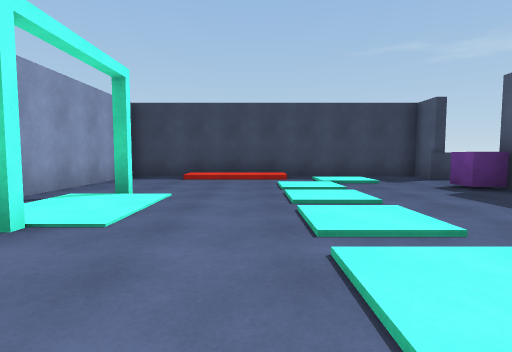
view 1 (above)

19 first-person views from a walk through a 3-D level made in the Unity game engine. The camera is 1.2 m above the floor, tilts 4° down and sees 80° across. The floor is counted in squares, 2 m on a side. Each view is taken from the middle of a square. On the plan, view 1 faces up. The plan holds only what a view shows up to about 9 squares ahead; the rest is blank. The player character is not drawn.

view 2
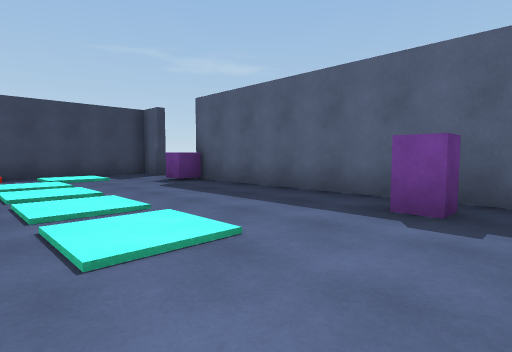

view 3
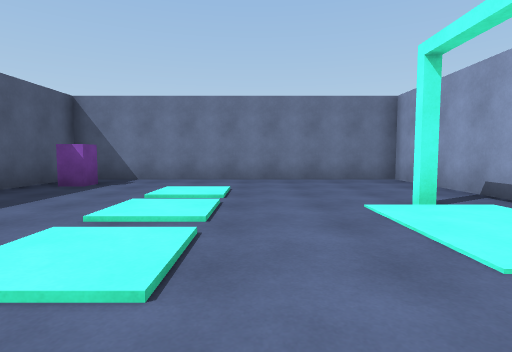

view 4
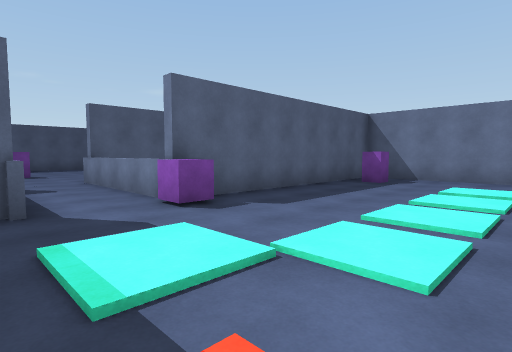

view 5
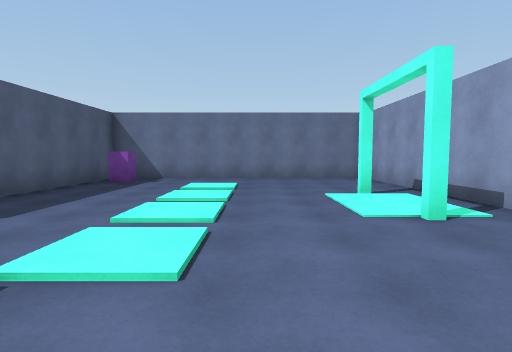

view 6
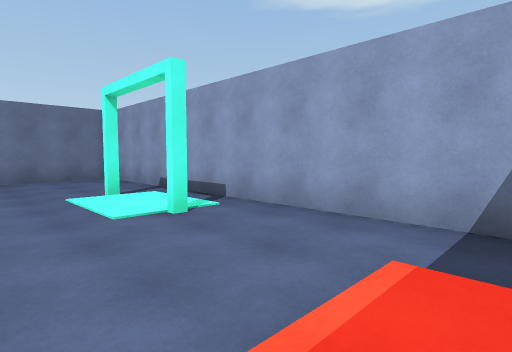

view 7
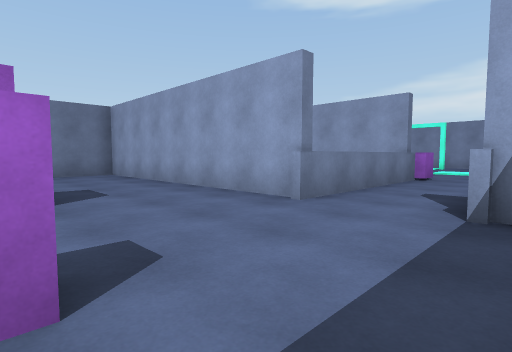

view 8
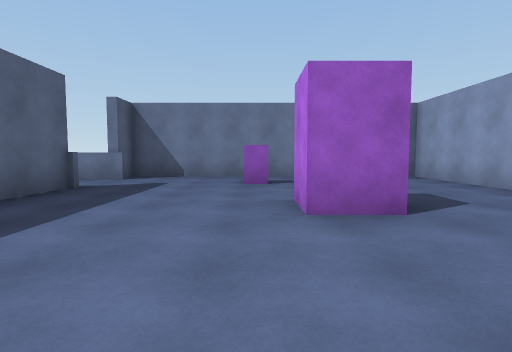

view 9
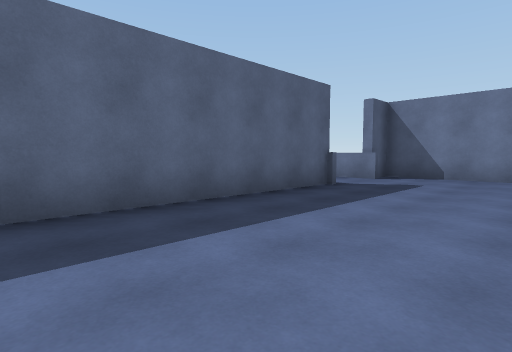

view 10
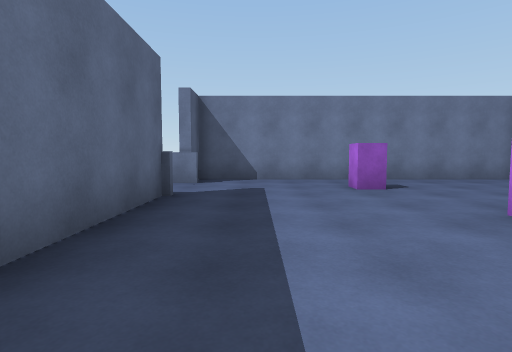

view 11
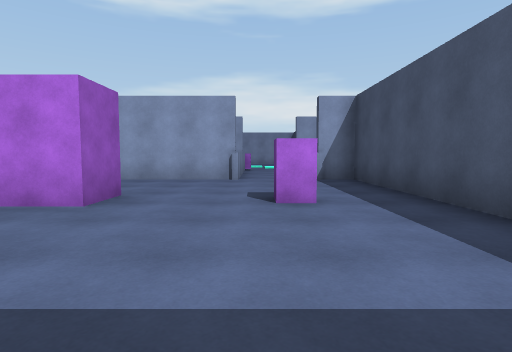

view 12
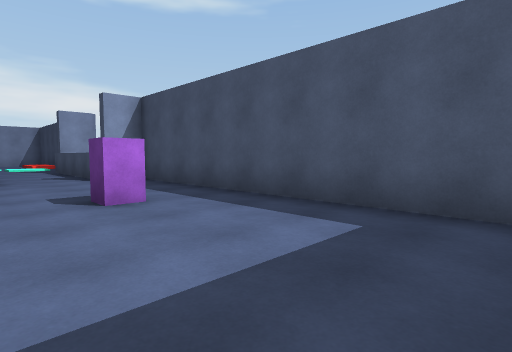

view 13
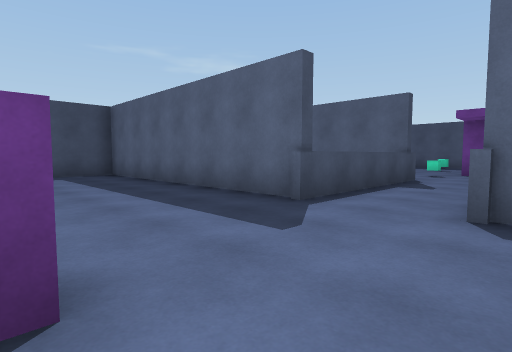

view 14
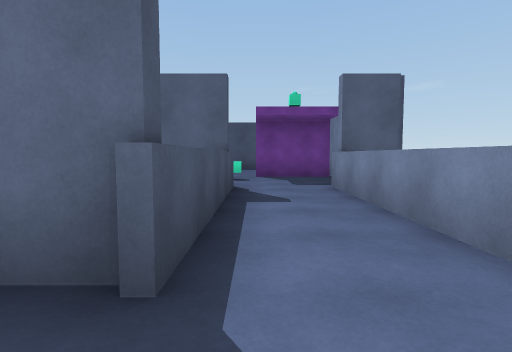

view 15
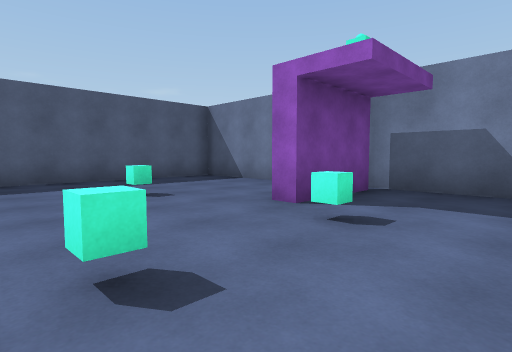

view 16
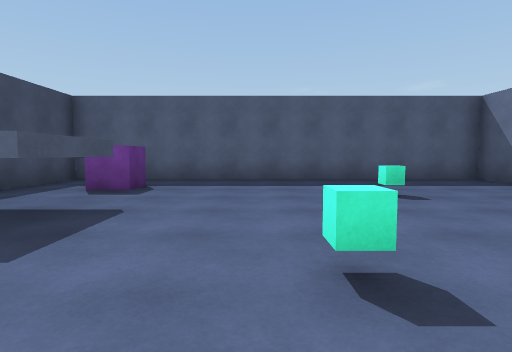

view 17
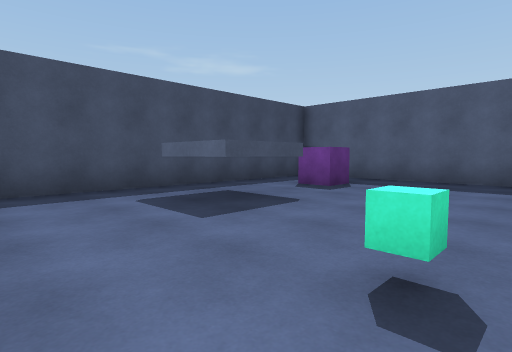

view 18
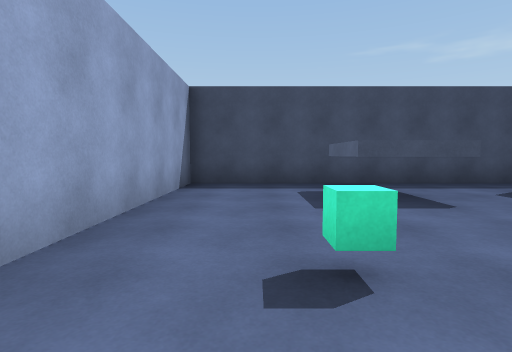

view 19
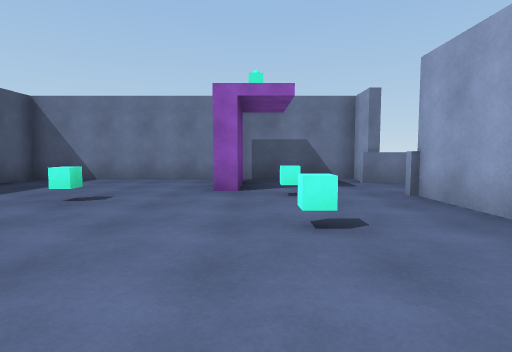

### Floor plan
Ten units are one square. View 1 is at (0, 0); x grows to the right and y downward. Boxes are objects, and circles mark ways between rooms. Rooms are numbered by the first view taken in them; rooms with no view inside come last. Other rooms are left out.
<svg viewBox="-39 -89 328 108">
<path fill="none" stroke="#000" d="M44 -56 86 -56M44 10 44 -44M86 -74 44 -74 44 -84 -34 -84 -34 14 40 14M86 -56 86 14 164 14 164 4 206 4 206 14 230 14M206 -14 164 -14 164 -84 86 -84 86 -74M233 11 233 -6M249 -57 233 -57 233 -72M230 14 284 14 284 -84 206 -84 206 -14"/>
<rect x="25" y="-5" width="10" height="10" fill="#bbb"><title>other object</title></rect>
<rect x="35" y="-55" width="10" height="10" fill="#bbb"><title>other object</title></rect>
<rect x="115" y="-45" width="10" height="20" fill="#bbb"><title>other object</title></rect>
<rect x="115" y="-65" width="10" height="10" fill="#bbb"><title>other object</title></rect>
<rect x="125" y="-5" width="10" height="10" fill="#bbb"><title>other object</title></rect>
<rect x="225" y="-15" width="10" height="10" fill="#bbb"><title>other object</title></rect>
<rect x="215" y="-35" width="10" height="10" fill="#bbb"><title>other object</title></rect>
<rect x="245" y="-25" width="10" height="10" fill="#bbb"><title>other object</title></rect>
<rect x="265" y="-65" width="10" height="10" fill="#bbb"><title>other object</title></rect>
<circle cx="85" cy="-65" r="3" fill="#2a7"/>
<circle cx="220" cy="-10" r="3" fill="#2a7"/>
<text x="10" y="-40">1</text>
<text x="140" y="-30">2</text>
<text x="250" y="-40">3</text>
</svg>
Room 1 opens to room 2. Room 2 opens to room 3.

Where each view was taken, in squares from view 1:
view 1: 0 up, 0 right, facing up
view 2: 1 down, 0 right, facing up-right
view 3: 6 up, 0 right, facing down
view 4: 8 up, 0 right, facing down-right
view 5: 8 up, 0 right, facing down
view 6: 8 up, 0 right, facing down-left
view 7: 8 up, 12 right, facing down-left
view 8: 7 up, 13 right, facing down
view 9: 7 up, 13 right, facing down-right
view 10: 6 up, 15 right, facing down
view 11: 6 up, 16 right, facing left
view 12: 5 up, 16 right, facing up-left
view 13: 1 down, 13 right, facing up-right
view 14: 1 up, 15 right, facing right
view 15: 4 up, 21 right, facing down-right
view 16: 4 up, 21 right, facing right
view 17: 3 up, 21 right, facing up-right
view 18: 2 up, 22 right, facing up
view 19: 6 up, 23 right, facing down
